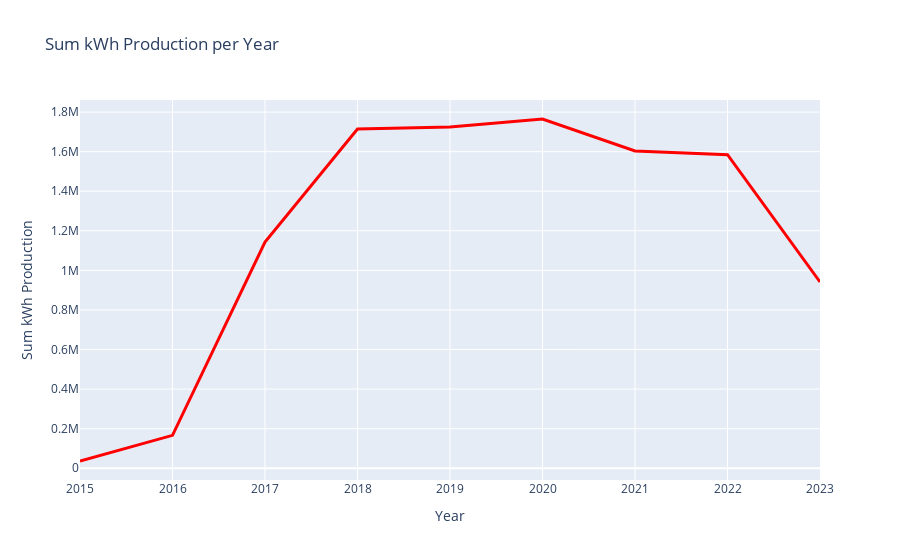

Notebook source saved alongside this figure:
### Markdown cell above
Now that we've identified the seasonal factors that affect solar energy, let's find the total kWh production across all our solar panels to:

1. identify any trends based on years 
2. see if the total output of energy is significant

### Code cell
solar_data['date'] = pd.to_datetime(solar_data['date'])
solar_data['year'] = solar_data['date'].dt.year

# Find total kWh produced for each year
sum_kWh_per_year = solar_data.groupby('year')['kWh'].sum().reset_index()

year_fig = px.line(sum_kWh_per_year, x='year', y='kWh', title='Sum kWh Production per Year',
                   labels={'year': 'Year', 'kWh': 'Sum kWh Production'})

year_fig.update_traces(line=dict(color='red', width=3)).show()

### Figure 1 — Plotly figure (JSON) as saved in the notebook; plotly's stock layout.template omitted (floating-point values rounded to 4 significant figures)
{"data": [{"hovertemplate": "Year=%{x}<br>Sum kWh Production=%{y}<extra></extra>", "legendgroup": "", "line": {"color": "red", "dash": "solid", "width": 3}, "marker": {"symbol": "circle"}, "mode": "lines", "name": "", "orientation": "v", "showlegend": false, "type": "scatter", "x": [2015, 2016, 2017, 2018, 2019, 2020, 2021, 2022, 2023], "xaxis": "x", "y": [36570.0, 166300.0, 1143000.0, 1715000.0, 1725000.0, 1765000.0, 1604000.0, 1585000.0, 941600.0], "yaxis": "y"}], "layout": {"legend": {"tracegroupgap": 0}, "title": {"text": "Sum kWh Production per Year"}, "xaxis": {"anchor": "y", "domain": [0, 1], "title": {"text": "Year"}}, "yaxis": {"anchor": "x", "domain": [0, 1], "title": {"text": "Sum kWh Production"}}}}
